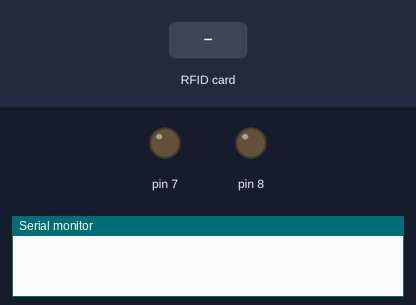
This sketch was run on a simulated Arduino Uno, built with avr-gcc and run on an emulated ATmega328P. Parts: output pins drawn as LEDs (lit = HIGH), the last lines printed to the serial monitor. The inputs (shaded band) are chosen by the test bench. Pins used as bus, display or sensor lines are not drawn.

Above: at 1.2 s.
1.3 s: RFID card 5E 7A 19 C4 held to the reader
At 2.5 s:
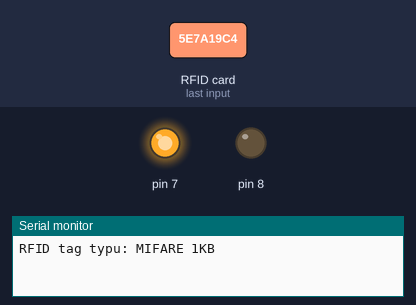
Timing chart, 0 to 4.8 s (numbered marks = the images above; inputs shaded):
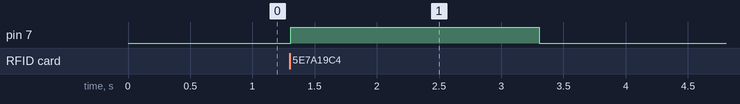

The sketch:

Main.ino
```cpp
// RFID čtečka - ukázka čtení adres tagů

// připojení knihoven SPI a MFRC522
#include <SPI.h>
#include <MFRC522.h>

// definování pinů pro SDA a RST
#define SDA_PIN 10
#define RST_PIN 9

// vytvoření instance RFID čtečky z knihovny
MFRC522 rfid(SDA_PIN, RST_PIN);

void setup() {
  // komunikace přes sériovou linku rychlostí 9600 baud
  Serial.begin(9600);
  // inicializace komunikace přes SPI
  SPI.begin();
  // inicializace komunikace s RFID čtečkou
  rfid.PCD_Init();
  pinMode(8, OUTPUT);
  pinMode(7, OUTPUT);
}

void loop() {
  // kontrola RFID tagů v okolí modulu,
  // pokud není žádný tag v okolí, volá se loop funkce od začátku,
  // celá část s RFID by tedy měla být na konci programu
  if ( ! rfid.PICC_IsNewCardPresent())
    return;
  // kontrola správného přečtení RFID tagu
  if ( ! rfid.PICC_ReadCardSerial())
    return;
  // výpis informace o verzi RFID tagu
  MFRC522::PICC_Type piccType = rfid.PICC_GetType(rfid.uid.sak);
  Serial.print("RFID tag typu: ");
  Serial.println(rfid.PICC_GetTypeName(piccType));

  // kontrola podporovaných typů RFID tagu
  if (piccType != MFRC522::PICC_TYPE_MIFARE_MINI &&
    piccType != MFRC522::PICC_TYPE_MIFARE_1K &&
    piccType != MFRC522::PICC_TYPE_MIFARE_4K) {
    Serial.println("Tento RFID tag neni podporovany (typ MIFARE Classic).");
    return;
  }

  if(rfid.uid.uidByte[0] == 0xDA & rfid.uid.uidByte[1] == 0x09 & rfid.uid.uidByte[2] == 0x9F & rfid.uid.uidByte[3] == 0x16) //Card checks out
  {
    digitalWrite(8, HIGH);
    delay(2000);
  }
  else {
    digitalWrite(7, HIGH);
    delay(2000);
  }

  digitalWrite(8, LOW);
  digitalWrite(7, LOW);
  rfid.PICC_HaltA();
  rfid.PCD_StopCrypto1();
}
// podprogram pro výpis adresy RFID tagu v hexa formátu
void vypisHex(byte *buffer, byte bufferSize) {
  for (byte i = 0; i < bufferSize; i++) {
    Serial.print(buffer[i] < 0x10 ? "0" : " ");
    Serial.print(buffer[i], HEX);
  }
}
```

Measured:
- after the input at 1.3 s, pin 7: LOW → HIGH at once, → LOW 2.0 s later
